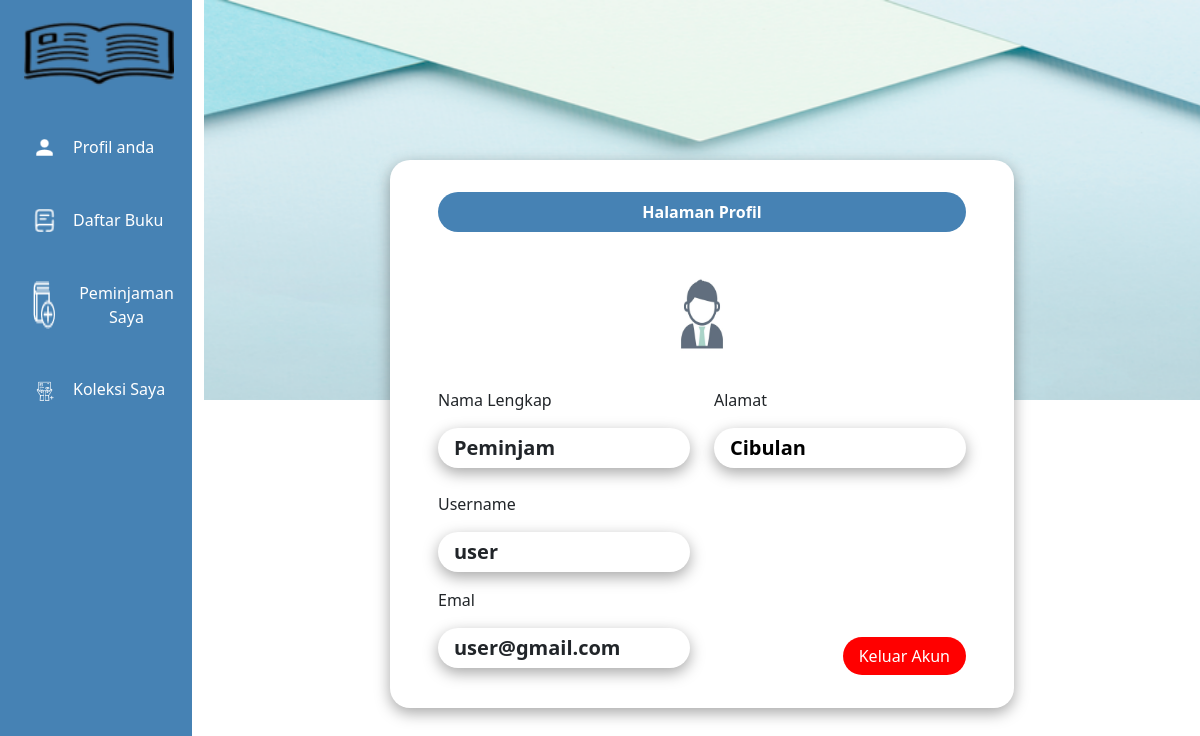
Screenshot of /view/profil.php (signed in) with the database file from the repository.
### tables this page shows
CREATE TABLE `user` (
  `userID` int(11) NOT NULL,
  `Username` varchar(255) DEFAULT NULL,
  `Password` varchar(255) DEFAULT NULL,
  `Email` varchar(255) DEFAULT NULL,
  `NamaLengkap` varchar(255) DEFAULT NULL,
  `alamat` text
);

### php/database.php (called while the page is built, shortened)
<?php
class Database
{
    private $host = "localhost";
    private $username = "root";
    private $password = "";
    private $database = "perpustakaan";
    private $conn;
    public function __construct()
    {
        $this->conn = new mysqli($this->host, $this->username, $this->password, $this->database);
    }
    public function profile() {
        $idUser = $_SESSION['id'];
        $sql = "SELECT * from user where userID = '$idUser'";
        $result = $this->conn->query($sql);
        $data = $result->fetch_assoc();
        return $data;
    }
}

### view/profil.php (the view, shortened to what this page needs)
<?php
require_once '../php/database.php';
$database = new Database();
if (!isset($_SESSION['id'])) {
  header("Location: login.php");
  exit;
} else {
  $dataProfil = $database->profile();
}
?>
<!DOCTYPE html>
<html lang="en">
<head>
  <link rel="stylesheet" href="https://cdnjs.cloudflare.com/ajax/libs/font-awesome/6.5.1/css/all.min.css" />
  <link href="https://cdn.jsdelivr.net/npm/bootstrap@5.0.2/dist/css/bootstrap.min.css" rel="stylesheet" />
  <link rel="stylesheet" href="../style/list.css" />
  <link rel="stylesheet" href="../style/profil.css">
</head>
<body>
  <div class="section-list">
    <div class="row">
      <div class="col-lg-2 col-md-1 responsif-hp" style="background-color: #4682B4; height: 100vh">
        <img class="mt-3 ms-4 mb-1 logo1" src="../assets/logo-3.png" width="150" alt="" />
        <div class="bungkus-link">
          <img src="../assets/icon-user.png" width="25" alt="" />
          <a href="profil.php" class="link">Profil anda</a>
        </div>
        <div class="bungkus-link">
          <img src="../assets/icon-list.png" alt="" />
          <a href="list-buku.php" class="link">Daftar Buku</a>
        </div>
        <?php if ($_SESSION['user'] === 'user') : ?>
          <div class="bungkus-link">
            <img src="../assets/icon-tambah-buku.png" alt="" />
            <a href="data-peminjaman-user.php" class="link">Peminjaman Saya</a>
          </div>
        <?php endif; ?>
        <?php if ($_SESSION['user'] === 'user') : ?>
          <div class="bungkus-link">
            <img src="../assets/icon-tambah-peminjam.png" alt="" />
            <a href="koleksi.php" class="link">Koleksi Saya</a>
          </div>
        <?php endif; ?>
      </div>
      <div class="col-lg-10 col-md-11 ">
        <div class="section-kanan-profil">
          <div class="container">
            <div class="row">
              <div class="col-lg-8 offset-lg-2">
                <div class="kartu-kanan-profil">
                  <div class="judul-profil text-center">
                    <p style="color: white;background-color: #4682B4;font-weight: 600;border-radius: 30px;padding: 0.5rem 1rem;">Halaman Profil</p>
                  </div>
                  <div class="gambar-user" style="width: 100px;height: 100px;border-radius: 50%;background-image:url('../assets/user.png');
              background-repeat:no-repeat;
              background-size:cover;
              background-position:center;display: flex;margin: auto;margin-top: 2rem;"></div>
                  <div class="row">
                    <div class="col-lg-6">
                      <div class="isi-bio-user mt-4">
                        <p>Nama Lengkap</p>
                        <h5 style="padding: 0.5rem 1rem;border-radius: 30px;background-color: white;box-shadow: rgba(0, 0, 0, 0.35) 0px 5px 15px;font-weight: 700;"><?php echo $dataProfil['NamaLengkap'] ?></h5>
                      </div>
                      <div class="isi-bio-user mt-4">
                        <p>Username</p>
                        <h5 style="padding: 0.5rem 1rem;border-radius: 30px;background-color: white;box-shadow: rgba(0, 0, 0, 0.35) 0px 5px 15px;font-weight: 700;"><?php echo $dataProfil['Username'] ?></h5>
                      </div>
                    </div>
                    <div class="col-lg-6">
                      <div class="isi-bio-user mt-4">
                        <p>Alamat</p>
                        <h5 style="padding: 0.5rem 1rem;border-radius: 30px;background-color: white;box-shadow: rgba(0, 0, 0, 0.35) 0px 5px 15px;font-weight: 700;color: black;"><?php echo $dataProfil['alamat'] ?></h5>
                      </div>
                    </div>
                  </div>
                  <div class="row">
                    <div class="col-lg-6">
                      <div class="isi-bio-user mt-2">
                        <p>Emal</p>
                        <h5 style="padding: 0.5rem 1rem;border-radius: 30px;background-color: white;box-shadow: rgba(0, 0, 0, 0.35) 0px 5px 15px;font-weight: 700;"><?php echo $dataProfil['Email'] ?></h5>
                      </div>
                    </div>
                    <div class="col-lg-6">
                      <div class="isi-bio-user text-end" style="margin-top: 4rem;">
                        <a href="keluar.php" onclick="return confirmLogout();" style="text-decoration: none;color: white;font-weight: 500;padding: 0.5rem 1rem;border-radius: 30px;background-color: red;">Keluar Akun</a>
                      </div>
                    </div>
                  </div>
                </div>
              </div>
            </div>
          </div>
        </div>
      </div>
    </div>
  </div>
</body>
</html>

### style/list.css (style rules this page uses)
* { padding: 0; margin: 0; }
body { overflow-x: hidden; }
.section-list { width: 100%; height: 100vh; }
.bungkus-link a { text-decoration: none; color: white; display: flex; justify-content: space-evenly; font-weight: 500; }
.bungkus-link { margin-top: 2rem; text-align: center; display: flex; padding: 0.5rem 0; }
.bungkus-link img { margin-left: 2rem; margin-right: 1rem; width: 25px; }

### style/profil.css (style rules this page uses)
* { margin: 0; padding: 0; }
.section-kanan-profil { width: 100%; height: 100vh; }
.kartu-kanan-profil { width: 100%; height: auto; padding-bottom:3rem; margin-top: -15rem; border-radius: 20px; background-color: white; box-shadow: rgba(0, 0, 0, 0.35) 0px 5px 15px; padding: 2rem 3rem; }

### rows the page displays
user: NamaLengkap "Peminjam", Username "user", alamat "Cibulan", Email "user@gmail.com"
